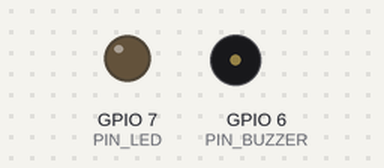
Recording of a sketch running on a simulated ESP32. Parts: output pins drawn as LEDs (lit = HIGH), buzzer (waves = sounding, pin HIGH). WiFi joins after 1.5 s; servers stay silent unless stated; uploads are accepted with an empty reply; the local clock reads 2024-03-15 10:24:30 at power-on unless the sketch sets it. At 2.0 s the program puts the board to deep sleep or switches it off; the recording ends there.

Above: at 0.1 s.
At 1.85 s:
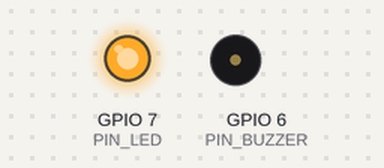
Timing chart, 0 to 2.0 s (numbered marks = the images above):
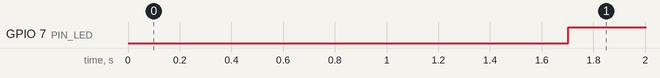

Measured:
- by itself, GPIO 7 (PIN_LED): LOW → HIGH at 1.7 s

The sketch:

main.ino
```cpp
#include <sys/time.h>
#include <WiFi.h>
#include <HTTPClient.h>


#define DEBUG false
#if DEBUG
    #define PRINT(x)        Serial.print(x)
    #define PRINTLN(x)      Serial.println(x)
    #define SERIAL_BEGIN(r) Serial.begin(r)
    #define DELAY(t)        delay(t)
    #define SERIAL_FLUSH()  Serial.flush()
#else
    #define PRINT(x)
    #define PRINTLN(x)
    #define SERIAL_BEGIN(r)
    #define DELAY(t)
    #define SERIAL_FLUSH()
#endif

#define S3 true
#if S3  // Waveshare ESP32-S3-Zero
    #define PIN_WAKEUP 4
    #define PIN_LED 7
    #define PIN_BUZZER 6
    #define PIN_BATTERY 8
#else   // DOIT ESP32 DEVKIT V1
    #define PIN_WAKEUP 4
    #define PIN_LED 23
    #define PIN_BUZZER 22
    #define PIN_BATTERY 34
#endif

#define WAKEUP_LEVEL HIGH

#define MAX_TIME_REP_S 10
#define ALERT_REP_COUNT 10

#define NUM_POST_TRIES 10
#define TIMEOUT_WIFI_S 30
#define NW_CHECK_DELAY 300
#define NEXT_RETRY_MINUTES 30

#define NUM_BEEPS 3
#define BEEP_DELAY 200

#define SLEEP_DELAY 300

#define BAUD_RATE 115200

#define NEXT_WAKEUP_FIELD "\"next_wakeup\":"

#define NW_SSID ""
#define NW_PASSWORD ""

#define URL "http://192.168.100.40:8000/alert"

#define ITEM_ID 0

// TODO: use vars instead of defines to change based on server response


RTC_DATA_ATTR int boot_count = 0;
RTC_DATA_ATTR int rep_wakeups = 0;
RTC_DATA_ATTR time_t last_time_awake = 0;
RTC_DATA_ATTR bool timout_risk = false;


void beep_buzzer()
{
    for (int i=0; i < NUM_BEEPS; i++)
    {
        digitalWrite(PIN_BUZZER, HIGH);
        delay(BEEP_DELAY);
        digitalWrite(PIN_BUZZER, LOW);
        delay(BEEP_DELAY);
    }
}

bool connect_wifi(time_t *time_now)
{
    if (WiFi.status() != WL_CONNECTED)
    {
        WiFi.begin(NW_SSID, NW_PASSWORD);

        time(time_now);
        time_t time_start = *time_now;

        PRINTLN("Connecting");
        while(WiFi.status() != WL_CONNECTED)
        {
            delay(NW_CHECK_DELAY);
            PRINT(".");

            time(time_now);
            if (*time_now - time_start > TIMEOUT_WIFI_S)
            {
                PRINTLN("Timeout");
                return false;
            }
        }
    }

    PRINTLN("Connected");
    PRINT("IP: ");
    PRINTLN(WiFi.localIP());

    return true;
}

int get_json_value(String response, String field)
{
    int pos_init_field = response.indexOf(field);
    if (pos_init_field != -1)
    {
        int pos_init_value = pos_init_field + field.length();

        int pos_end_value = response.indexOf(",", pos_init_value);
        if (pos_end_value == -1)
            pos_end_value = response.indexOf("}", pos_init_value);

        if (pos_end_value != -1)
        {
            String field_value = response.substring(pos_init_value, pos_end_value);
            field_value.trim();

            int next_wakeup = field_value.toInt();

            PRINT("found value ");
            PRINT(next_wakeup);
            PRINT(" for field ");
            PRINTLN(field);

            return next_wakeup;
        }
    }

    PRINT(field);
    PRINTLN(" not found");
    return -1;
}

bool post_data(int battery_level, String status)
{
    for (int i=0; i < NUM_POST_TRIES; i++)
    {
        PRINTLN("Will try to POST");

        if (WiFi.status() == WL_CONNECTED)
        {
            HTTPClient http;
            http.begin(URL);

            String body =
                "{\"item_id\":"      + String(ITEM_ID)          + "," \
                + "\"status\":"      + "\"" + status + "\""     + "," \
                + "\"battery\":"     + String(battery_level)    + "," \
                + "\"boot_count\":"  + String(boot_count)       + "," \
                + "\"rep_wakeups\":" + String(rep_wakeups) + "," \
                + "\"bssid\":"       + "\"" + WiFi.BSSIDstr() + "\""  \
                + "}";

            http.addHeader("Content-Type", "application/json");

            PRINTLN("POSTing");
            int http_response_code = http.POST(body);

            if (http_response_code > 0)
            {
                String response = http.getString();

                PRINTLN("Success sending POST");
                PRINT("Response code: ");
                PRINTLN(http_response_code);
                PRINT("Response: ");
                PRINTLN(response);

                int next_wakeup = get_json_value(response, NEXT_WAKEUP_FIELD);
                if (next_wakeup > 0)
                {
                    esp_sleep_enable_timer_wakeup(next_wakeup * 1000000);  // s
                }
                else
                {
                    PRINTLN("Invalid value for next_wakeup");
                }

                http.end();
                return true;
            }

            PRINTLN("Error sending POST");
            PRINT("Response code: ");
            PRINTLN(http_response_code);

            http.end();
        }
        else
        {
            PRINTLN("Error in connection");
        }
    }

    return false;
}

void setup()
{
    SERIAL_BEGIN(BAUD_RATE);
    DELAY(1500);

    pinMode(PIN_WAKEUP, INPUT_PULLUP);
    pinMode(PIN_LED,    OUTPUT);
    pinMode(PIN_BUZZER, OUTPUT);


    esp_sleep_wakeup_cause_t wakeup_cause = esp_sleep_get_wakeup_cause();

    esp_sleep_enable_ext0_wakeup((gpio_num_t)PIN_WAKEUP, WAKEUP_LEVEL);


    boot_count++;
    PRINT("Boot num: ");
    PRINTLN(boot_count);

    // Read battery level
    int battery_level = analogRead(PIN_BATTERY);
    PRINT("Battery: ");
    PRINTLN(battery_level);


    time_t time_now;
    time(&time_now);

    time_t time_diff = time_now - last_time_awake;

    PRINT("Time: ");
    PRINTLN(time_now);
    PRINT("Last time awake: ");
    PRINTLN(last_time_awake);
    PRINT("Diff: ");
    PRINTLN(time_diff);


    if (boot_count == 1)
    {
        if (connect_wifi(&time_now))
            post_data(battery_level, "reset");
    }

    if (wakeup_cause == ESP_SLEEP_WAKEUP_TIMER && !timout_risk)
    {
        if (connect_wifi(&time_now))
            post_data(battery_level, "ping");
    }

    if (timout_risk)
    {
        if (connect_wifi(&time_now))
            if (post_data(battery_level, "timeout_risk"))
                timout_risk = false;
    }

    if (time_diff < MAX_TIME_REP_S)
    {
        rep_wakeups++;
        PRINT("Repeated wakeup! Count: ");
        PRINTLN(rep_wakeups);
    }
    else
    {
        // Reset count
        rep_wakeups = 1;
        PRINTLN("Normal wakeup");
    }

    if (rep_wakeups > ALERT_REP_COUNT)  // TODO: debounce (now using SLEEP_DELAY)
    {
        beep_buzzer();

        if (connect_wifi(&time_now))
        {
            if (!post_data(battery_level, "risk"))
                timout_risk = true;
                esp_sleep_enable_timer_wakeup(NEXT_RETRY_MINUTES*60*1000000);
        }
        else
        {
            timout_risk = true;
            esp_sleep_enable_timer_wakeup(NEXT_RETRY_MINUTES*60*1000000);
        }
    }


    digitalWrite(PIN_LED, HIGH);

    delay(SLEEP_DELAY);

    PRINTLN("Going to sleep now");
    SERIAL_FLUSH();

    time(&time_now);
    last_time_awake = time_now;

    // Sleep
    esp_deep_sleep_start();
}

void loop()
{
    // not called
}
```
